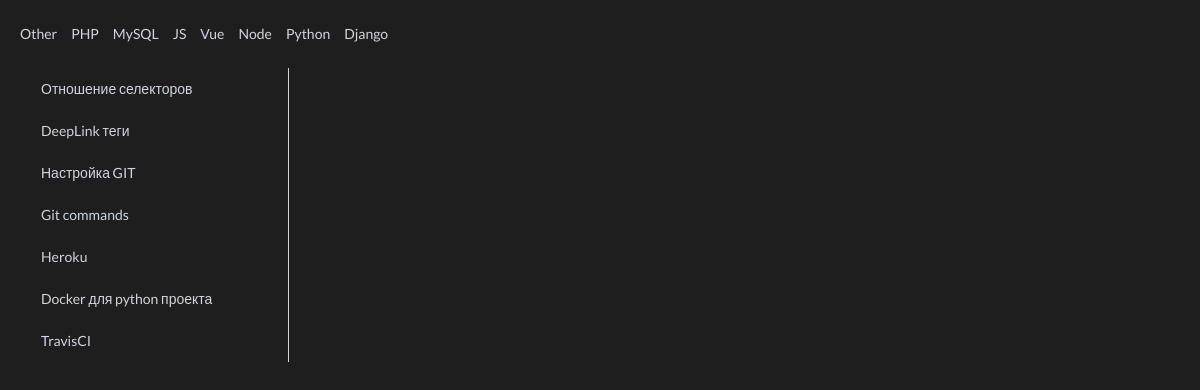
Screenshot of /info?t=other with the database file from the repository.
### scraps/models.py (models this page shows, shortened)
class Technology(models.Model):
    name = models.CharField(verbose_name='Name of technology', max_length=255)
    link_name = models.CharField(verbose_name='Link name of technology(JavaScript=js)', max_length=255)
    class Meta:
        verbose_name_plural = 'Technologis'
        verbose_name = 'Technology'

class Content(models.Model):
    technology = models.ForeignKey(Technology, on_delete=models.CASCADE, related_name='technology')
    title = models.CharField(verbose_name='Title', max_length=255)
    content = models.TextField(verbose_name='Content', default='<pre data-enlighter-language="python"></pre>')
    class Meta:
        verbose_name_plural = 'Contents'
        verbose_name = 'Content'
        ordering = ['id']

### scraps/views.py (the view)
# urls.py: path('info', views.get_info, name='info'),
def get_info(req):
    technologies = models.Technology.objects.all().values()
    select_tech = req.GET['t'] or 'py'
    get_object_or_404(models.Technology, link_name=select_tech)
    content = models.Content.objects.filter(technology__link_name=select_tech)
    return render(req, 'info_page.html', context={'content': content, 'technologies': technologies})

### scraps/templates/info_page.html (shortened to what this page needs)
{% extends 'index.html' %}
{% block data %}
  <div class="ui grid">
  <div class="four wide column">
    <div class="ui vertical fluid tabular attached menu">
      {% for el in content %}
        <a class="item" data-tab="data-tab-{{ el.id }}">
          {{ el.title }}
        </a>
      {% endfor %}
    </div>
  </div>
  <div class="twelve wide stretched column">
  </div>
</div>
{% endblock %}

### scraps/templates/index.html (shortened to what this page needs)
{% extends 'base.html' %}
{% block content %}
  <div class="ui text menu">
      {% for tclgy in technologies %}
        <a class="item" href="/info?t={{ tclgy.link_name }}">
          {{ tclgy.name }}
        </a>
      {% endfor %}
  </div>
  <div class="ui content">
      {% block data %}
      {% endblock %}
  </div>
{% endblock %}

### static/css/style.css (style rules this page uses)
body { margin: 0 20px; }
html, body { background-color: #1E1E1E !important; }
:not(.enlighter) p, :not(.enlighter) a, :not(.enlighter) h1, :not(.enlighter) h2, :not(.enlighter) h3, :not(.enlighter) h4, :not(.enlighter) h5, :not(.enlighter) h6, :not(.enlighter) li { color: #cfd5e0 !important; }

### rows the page displays
Technology: name "Other"
Technology: name "PHP"
Technology: name "MySQL"
Technology: name "JS"
Technology: name "Vue"
Technology: name "Node"
Technology: name "Python"
Technology: name "Django"
Content: title "Отношение селекторов"
Content: title "DeepLink теги"
Content: title "Настройка GIT"
Content: title "Git commands"
Content: title "Heroku"
Content: title "Docker для python проекта"
Content: title "TravisCI"
